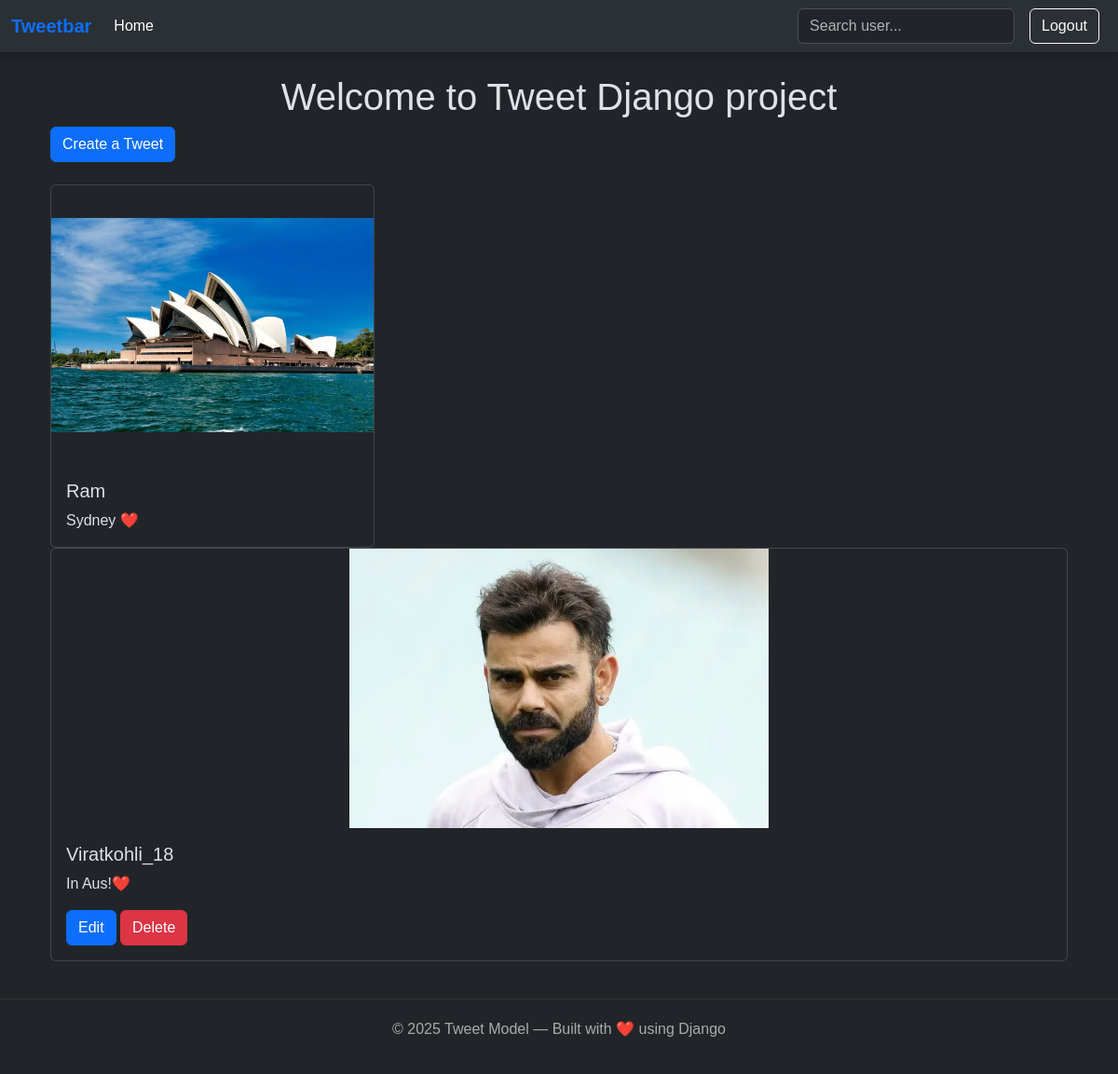
The app's page /tweet/ (signed in) with its own data.
### tweet/models.py (models this page shows)
class Tweet(models.Model):
    user = models.ForeignKey(User, on_delete=models.CASCADE)
    text = models.TextField(max_length=240)
    photo = models.ImageField(upload_to='photos/',blank=True,null=True)
    created_at = models.DateTimeField(auto_now_add=True)
    updated_at = models.DateTimeField(auto_now=True)

### tweet/views.py (the view)
# urls.py: path('', TweetListView.as_view(), name='tweet_list'),
def tweet_list(request):
    tweets = Tweet.objects.all().order_by('-created_at')
    return render(request, 'tweet_list.html', {'tweets':tweets})

### tweet/templates/tweet_list.html (shortened to what this page needs)
{% extends "layout.html" %}
{% block content %}
<h1 class="text-center mt-4">Welcome to Tweet Django project</h1>
<div class="container">
    <a href="{% url 'tweet_create' %}" class="btn btn-primary mb-4">Create a Tweet</a>
    <div class="row row-cols-1 row-cols-md-3 g-4">
        {% for tweet in tweets %}
        <div class="col">
            <div class="card h-100">
                {% if tweet.photo %}
                    <div class="card-img-wrapper" style="height: 300px; overflow: hidden;">
                        <img src="{{ tweet.photo.url }}" class="card-img-top w-100 h-100" alt="Tweet photo" style="object-fit: contain;">
                    </div>
                {% endif %}
                <div class="card-body d-flex flex-column">
                    <h5 class="card-title">{{ tweet.user.username }}</h5>
                    <p class="card-text flex-grow-1">{{ tweet.text }}</p>
                    {% if tweet.user == request.user %}
                    <div class="mt-auto">
                        <a href="{% url 'tweet_edit' tweet.id %}" class="btn btn-primary">Edit</a>
                        <a href="{% url 'tweet_delete' tweet.id %}" class="btn btn-danger">Delete</a>
                        {%endif%}
                    </div>
                </div>
            </div>
        </div>
        {% endfor %}
    </div>
</div>
{% endblock %}

### templates/layout.html (style rules this page uses)
body { font-family: "Poppins", sans-serif; }

### records on screen
Tweet: photo (picture), user.username "Ram", text "Sydney ❤️"
Tweet: photo (picture), user.username "Viratkohli_18", text "In Aus!❤️", shows "Edit"
